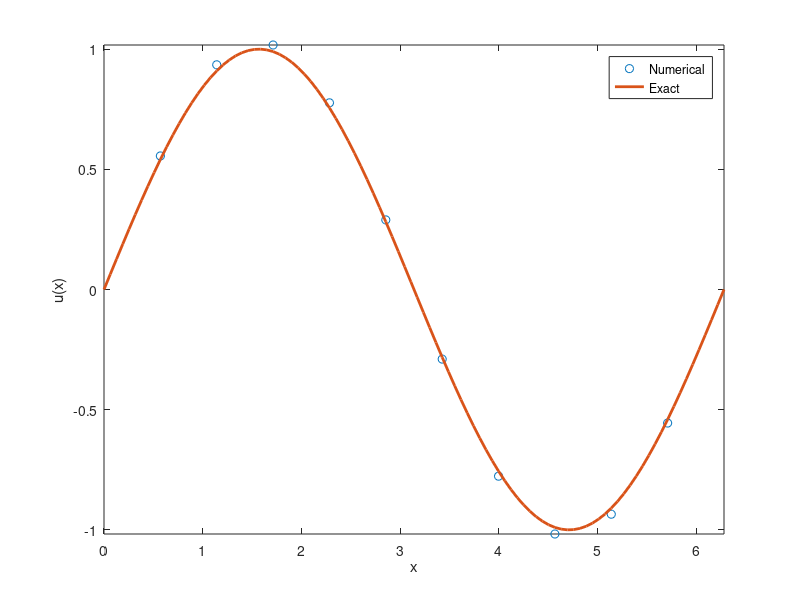

Recreate this plot in MATLAB.
ua=0.0;
ub=0.0;
a = 0.0;
b = 2*pi;
N = 10;
h = (b - a)/(N+1);
x = linspace(a, b, N+2);

% Construct matrix
A = diag(-ones(N-1,1),-1) + diag(2*ones(N,1),0) + diag(-ones(N-1,1),1);

% Construct rhs vector
B = h*h*sin(x(2:N+1));  B = B';
B(1) = B(1) + ua;
B(N) = B(N) + ub;

% Solve
U = A \ B;

% Plot solution
xx = linspace(a,b,100);
plot(x(2:N+1),U,'o',xx,sin(xx),'LineWidth',2);
legend('Numerical','Exact')
xlabel('x');
ylabel('u(x)')
axis tight

% Compute error norm
u = sin(x(2:N+1))';
e = max(abs(U-u));
fprintf(1,'Max norm of error = %e\n', e)

% Save figure to pdf file
%print -dpdf ode1.pdf
